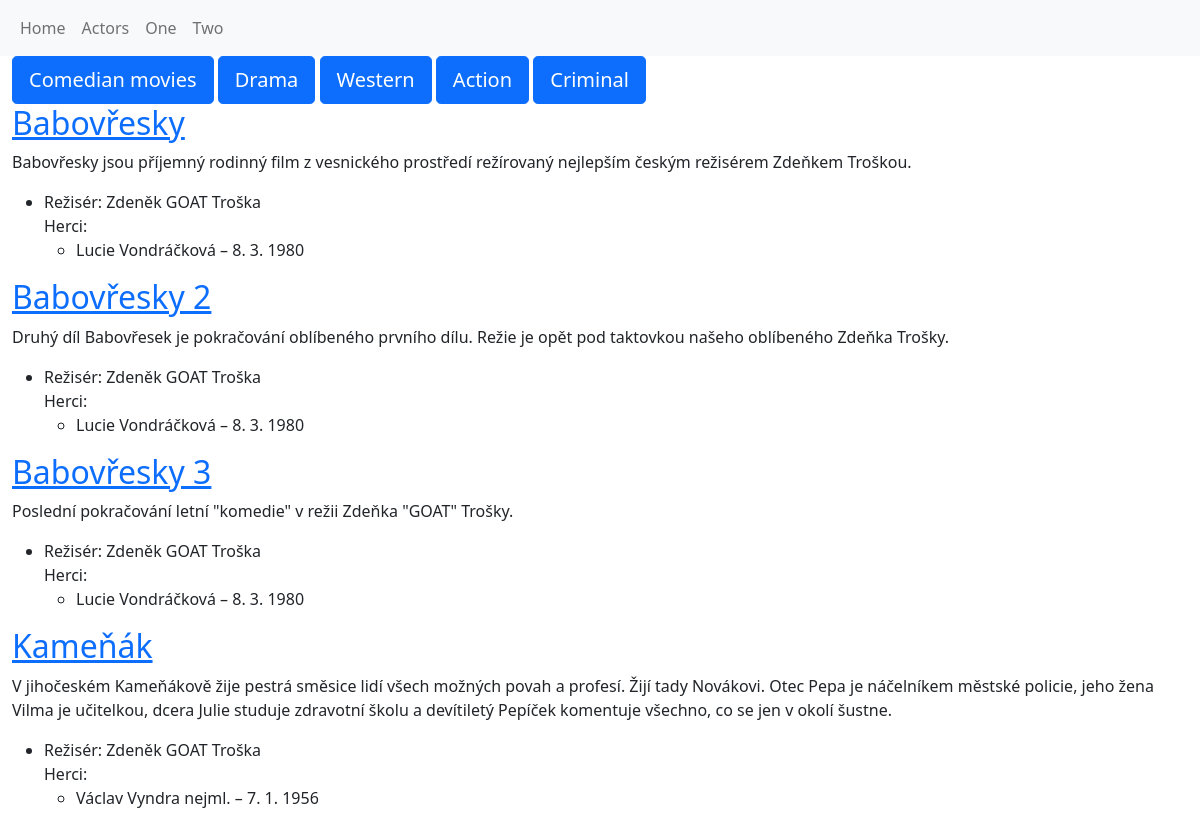
The app's page /kategorie/1 with its own data.
### gaflix/models.py (models this page shows, shortened)
class Category(models.Model):
    title = models.CharField(max_length=255)
    class Meta:
        verbose_name_plural = "Categories"

class Movie(models.Model):
    title = models.CharField(max_length=255)
    description = models.TextField(null=True, blank=True)
    csfd_rating = models.IntegerField(null=True, blank=True)
    director = models.ForeignKey('Director', null=True, blank=True, on_delete=models.SET_NULL)
    actors = models.ManyToManyField('Actor', blank=True)
    categories = models.ManyToManyField('Category', blank=True)

class Director(models.Model):
    name = models.CharField(max_length=255)
    description = models.TextField(null=True, blank=True)
    birth_date = models.DateField(null=True, blank=True)
    def __str__(self):
        return self.name

class Actor(models.Model):
    name = models.CharField(max_length=255)
    description = models.TextField(null=True, blank=True)
    birth_date = models.DateField(null=True, blank=True)
    sex = models.CharField(choices=SEX_CHOICES, max_length=32, default='male')
    class Meta:
        ordering = ['name']

### gaflix/views.py (the view)
# urls.py: path('kategorie/<int:category_id>', category_detail, name='category_detail'),
def category_detail(request, category_id):
    try:
        context = {
            'movies': Movie.objects.filter(categories__id=category_id),
            'categories': Category.objects.all(),
            'active_category': Category.objects.get(id=category_id)
        }
    except Category.DoesNotExist:
        return HttpResponseNotFound("Category does not exist")
    return render(request, 'homepage.html', context)

### templates/homepage.html (shortened to what this page needs)
{% extends 'base.html' %}
  {% block content %}
    <div class="container-fluid">
      <div>
        {% for category in categories %}
        <a href="{% url 'category_detail' category.pk %}" class="btn btn-primary btn-lg">{{category.title}}</a>
        {%endfor%}
        </div>
        {% for movie in movies %}
        <h2><a href="{% url "movie_detail" movie.id %}">{{movie.title}}</a></h2>
        <p>{{movie.description}}</p>
        <ul>
          <li>
            Režisér: {{movie.director}}
          </li>
            Herci:
        <ul>
          {% for actor in movie.actors.all %}
            <li>{{actor.name}} &ndash; {{actor.birth_date|date:"j. n. Y"}}</li>
          {%endfor%}
        </ul>
      </ul>
        {%endfor%}
      </div>
{% endblock %}

### records on screen
Category: title "Comedian movies"
Category: title "Drama"
Category: title "Western"
Category: title "Action"
Category: title "Criminal"
Movie: title "Babovřesky", description "Babovřesky jsou příjemný rodinný film z vesnického prostředí režírovaný nejlepším českým režisérem Zdeňkem Troškou.", director "Zdeněk GOAT Troška"
Actor: name "Lucie Vondráčková", birth_date "8. 3. 1980"
Movie: title "Babovřesky 2", description "Druhý díl Babovřesek je pokračování oblíbeného prvního dílu. Režie je opět pod taktovkou našeho oblíbeného Zdeňka Trošky.", director "Zdeněk GOAT Troška"
Movie: title "Babovřesky 3", description "Poslední pokračování letní \"komedie\" v režii Zdeňka \"GOAT\" Trošky.", director "Zdeněk GOAT Troška"
Movie: title "Kameňák", description "V jihočeském Kameňákově žije pestrá směsice lidí všech možných povah a profesí. Žijí tady Novákovi. Otec Pepa je náčelníkem městské policie, jeho žena Vilma je učitelkou, dcera Julie studuje zdravotní školu a devítiletý Pepíček komentuje všechno, co se jen v okolí šustne.", director "Zdeněk GOAT Troška"
Actor: name "Václav Vyndra nejml.", birth_date "7. 1. 1956"
